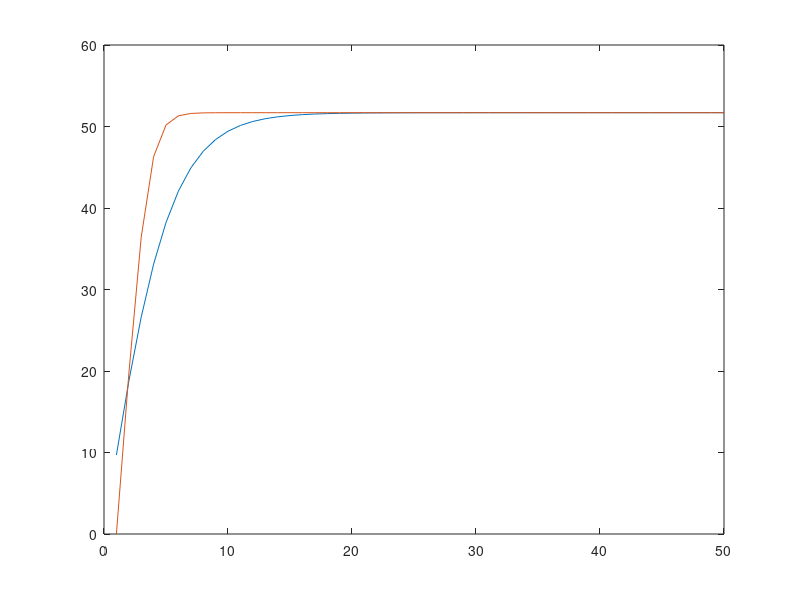

Here is the MATLAB script that generated this plot:
% Direct Computation
clear EulersMethod;
N=50;
m=68.1;
c=0.25;
g=9.81;
t=1:N;
v=zeros(1,N);
for i=1:N
    v(i)=sqrt(g*m/c)*tanh(sqrt(g*c/m)*i);
end

%Eulers Method
dt=2;
v_euler=zeros(1,N);
diff_v=zeros(1,N);
v_euler(1)=0;
diff_v(1)=g;
for j=2:N
    diff_v(j)=g-((c/m)*(v_euler(j-1))^2);
    v_euler(j)=v_euler(j-1)+diff_v(j)*dt;
end
plot (t, v, t, v_euler)
